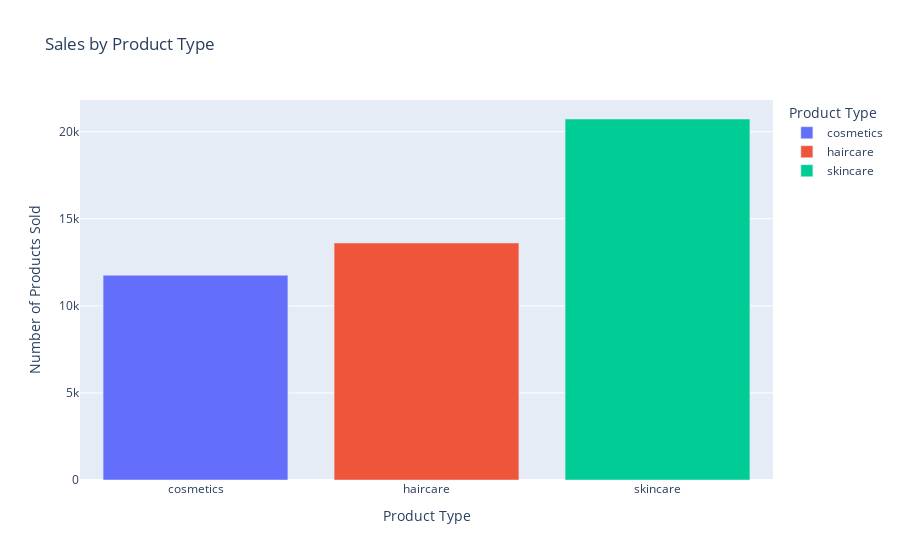

The code cell stored with this chart in its notebook:
### Markdown cell above
**Sales by Product Type**

### Code cell
sales = df.groupby("Product type")["Number of products sold"].sum().reset_index()
fig = px.bar(sales, x="Product type", y="Number of products sold", 
             title="Sales by Product Type", 
             labels={"Product type": "Product Type", "Number of products sold": "Number of Products Sold"},
             hover_data={"Number of products sold": True}, 
             color="Product type")
fig.show()

### Figure 1 — Plotly figure (JSON) as saved in the notebook; plotly's stock layout.template omitted (floating-point values rounded to 4 significant figures)
{"data": [{"alignmentgroup": "True", "hovertemplate": "Product Type=%{x}<br>Number of Products Sold=%{y}<extra></extra>", "legendgroup": "cosmetics", "marker": {"color": "#636efa", "pattern": {"shape": ""}}, "name": "cosmetics", "offsetgroup": "cosmetics", "orientation": "v", "showlegend": true, "textposition": "auto", "type": "bar", "x": ["cosmetics"], "xaxis": "x", "y": [11757], "yaxis": "y"}, {"alignmentgroup": "True", "hovertemplate": "Product Type=%{x}<br>Number of Products Sold=%{y}<extra></extra>", "legendgroup": "haircare", "marker": {"color": "#EF553B", "pattern": {"shape": ""}}, "name": "haircare", "offsetgroup": "haircare", "orientation": "v", "showlegend": true, "textposition": "auto", "type": "bar", "x": ["haircare"], "xaxis": "x", "y": [13611], "yaxis": "y"}, {"alignmentgroup": "True", "hovertemplate": "Product Type=%{x}<br>Number of Products Sold=%{y}<extra></extra>", "legendgroup": "skincare", "marker": {"color": "#00cc96", "pattern": {"shape": ""}}, "name": "skincare", "offsetgroup": "skincare", "orientation": "v", "showlegend": true, "textposition": "auto", "type": "bar", "x": ["skincare"], "xaxis": "x", "y": [20731], "yaxis": "y"}], "layout": {"autosize": true, "barmode": "relative", "legend": {"title": {"text": "Product Type"}, "tracegroupgap": 0}, "title": {"text": "Sales by Product Type"}, "xaxis": {"anchor": "y", "autorange": true, "categoryarray": ["cosmetics", "haircare", "skincare"], "categoryorder": "array", "domain": [0, 1], "range": [-0.5, 2.5], "title": {"text": "Product Type"}, "type": "category"}, "yaxis": {"anchor": "x", "autorange": true, "domain": [0, 1], "range": [0, 21820.0], "title": {"text": "Number of Products Sold"}, "type": "linear"}}}
